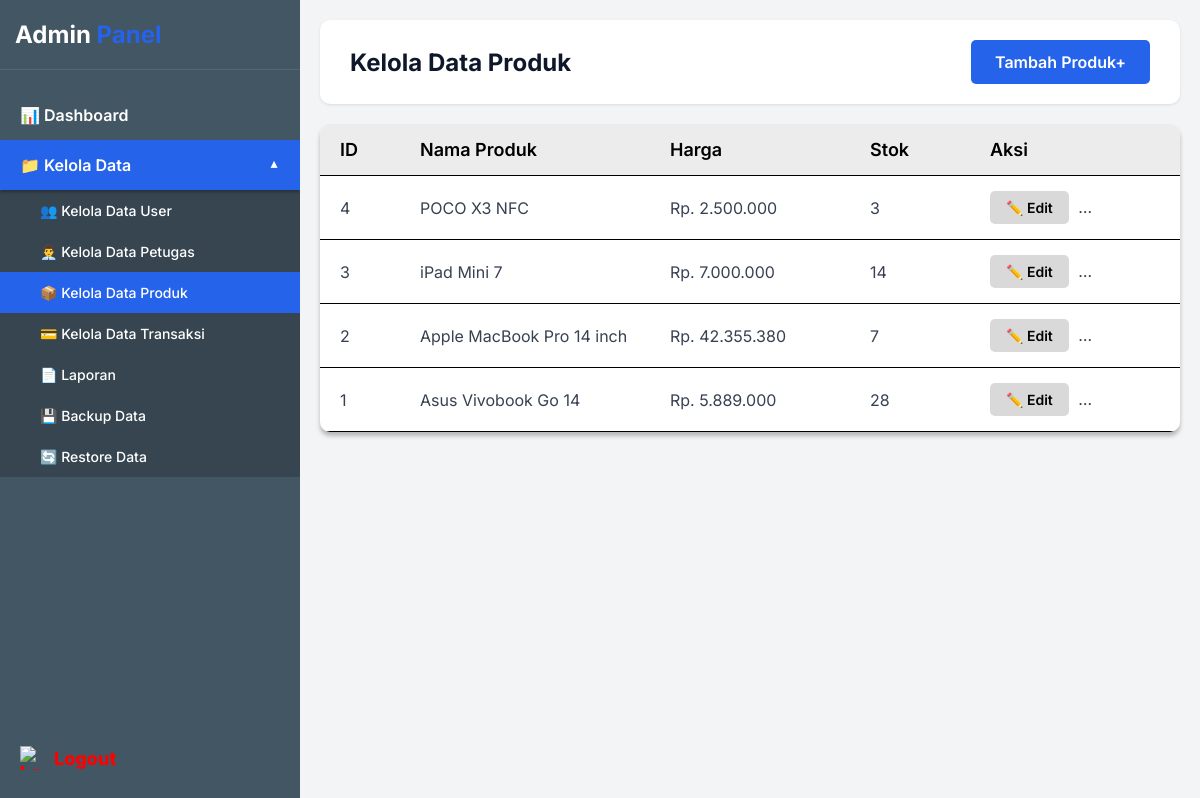
The app's page /admin/kelola_data_produk.php (signed in) with its own data.
### tables this page shows
CREATE TABLE `products` (
  `id` int(11) NOT NULL AUTO_INCREMENT,
  `nama_produk` varchar(255) NOT NULL,
  `harga` decimal(10,2) NOT NULL,
  `stok` int(11) NOT NULL,
  `deskripsi` text DEFAULT NULL,
  `gambar` varchar(255) DEFAULT 'default.jpg',
  `created_at` timestamp NOT NULL DEFAULT current_timestamp(),
  PRIMARY KEY (`id`)
);

### admin/kelola_data_produk.php (the view, shortened to what this page needs)
<?php
include '../config.php';
$query = mysqli_query($koneksi, "SELECT * FROM products ORDER BY id DESC");
?>
<!DOCTYPE html>
<html lang="en">
<head>
</head>
<body>
    <div class="sidebar">
        <div class="sidebar-header">
            <div class="sidebar-title">Admin <span>Panel</span></div>
        </div>
        <div class="sidebar-menu">
            <a href="dashboard.php" class="menu-item">📊 Dashboard</a>
            <div class="dropdown-toggle menu-item" onclick="toggleDropdown()">
                📁 Kelola Data
            </div>
            <div class="dropdown-menu" id="dropdownMenu">
                <a href="kelola_data_user.php" class="dropdown-item">👥 Kelola Data User</a>
                <a href="kelola_data_petugas.php" class="dropdown-item">👨‍💼 Kelola Data Petugas</a>
                <a href="kelola_data_produk.php" class="dropdown-item active">📦 Kelola Data Produk</a>
                <a href="kelola_data_transaksi.php" class="dropdown-item">💳 Kelola Data Transaksi</a>
                <a href="laporan.php" class="dropdown-item">📄 Laporan</a>
                <a href="backup_data.php" class="dropdown-item">💾 Backup Data</a>
                <a href="restore_data.php" class="dropdown-item">🔄 Restore Data</a>
            </div>
        </div>
        <a href="../auth/logout.php" class="logout-btn">
            <img src="https://codia-f2c.s3.us-west-1.amazonaws.com/image/2026-02-24/K1dr2pnb0J.png" alt="Logout">
        </a>
    </div>
    <div class="main-content">
        <div class="header">
            <div class="header-title">Kelola Data Produk</div>
            <a href="tambah_produk.php" class="btn-add">Tambah Produk+</a>
        </div>
        <div class="table-container">
            <div class="table-header">
                <div>ID</div>
                <div>Nama Produk</div>
                <div>Harga</div>
                <div>Stok</div>
                <div>Aksi</div>
            </div>
            <?php
            while($row = mysqli_fetch_assoc($query)):
            ?>
            <div class="table-row">
                <div class="table-cell"><?php echo $row['id']; ?></div>
                <div class="table-cell"><?php echo htmlspecialchars($row['nama_produk']); ?></div>
                <div class="table-cell">Rp. <?php echo number_format($row['harga'], 0, ',', '.'); ?></div>
                <div class="table-cell"><?php echo $row['stok']; ?></div>
                <div class="table-cell">
                    <a href="edit_produk.php?id=<?php echo $row['id']; ?>" class="btn-action">✏️ Edit</a>
                    <a href="?hapus=<?php echo $row['id']; ?>" class="btn-action btn-delete" onclick="return confirm('Yakin ingin menghapus produk ini?')">🗑️ Hapus</a>
                </div>
            </div>
            <?php endwhile; ?>
        </div>
    </div>
</body>
</html>

### admin/kelola_data_produk.php (style rules this page uses)
* { box-sizing: border-box; margin: 0; padding: 0; font-family: 'Inter', sans-serif; }
body { background-color: #f3f4f6; display: flex; min-height: 100vh; }
a { text-decoration: none; }
.sidebar { width: 300px; background-color: #435663; position: fixed; top: 0; left: 0; height: 100vh; overflow-y: auto; z-index: 100; }
.sidebar-header { padding: 20px 15px; border-bottom: 1px solid rgba(255,255,255,0.1); }
.sidebar-title { font-size: 24px; font-weight: 700; color: #ffffff; }
.sidebar-title span { color: #2563eb; }
.sidebar-menu { padding: 20px 0; }
.menu-item { display: block; padding: 15px 20px; color: #ffffff; font-size: 16px; font-weight: 600; transition: background 0.3s; }
.menu-item.active { background-color: #2563eb; box-shadow: 0 2px 3px rgba(0,0,0,0.3); }
.dropdown-toggle { cursor: pointer; display: flex; justify-content: space-between; align-items: center; padding-right: 20px; }
.dropdown-toggle::after { content: '▼'; font-size: 12px; transition: transform 0.3s; }
.dropdown-toggle.active::after { transform: rotate(180deg); }
.dropdown-menu { max-height: 0; overflow: hidden; transition: max-height 0.3s ease-out; background-color: rgba(0,0,0,0.2); }
.dropdown-menu.show { max-height: 500px; }
.dropdown-item { display: block; padding: 12px 20px 12px 40px; color: #ffffff; font-size: 14px; font-weight: 500; transition: background 0.3s; }
.dropdown-item.active { background-color: #2563eb; color: #ffffff; }
.logout-btn { position: absolute; bottom: 30px; left: 20px; color: #ff0000; font-weight: 800; font-size: 18px; display: flex; align-items: center; cursor: pointer; }
.logout-btn img { width: 24px; height: 24px; margin-right: 10px; }
.main-content { margin-left: 300px; flex: 1; padding: 20px; }
.header { background-color: #ffffff; padding: 20px 30px; border-radius: 10px; box-shadow: 0 1px 3px rgba(0,0,0,0.1); display: flex; justify-content: space-between; align-items: center; margin-bottom: 20px; }
.header-title { font-size: 24px; font-weight: 700; color: #0f172a; }
.btn-add { background-color: #2563eb; color: #ffffff; padding: 12px 24px; border-radius: 5px; font-size: 16px; font-weight: 600; cursor: pointer; border: none; }
.table-container { background-color: #ffffff; border-radius: 10px; box-shadow: 0 4px 4px rgba(0,0,0,0.25); overflow: hidden; }
.table-header { background-color: rgba(217, 217, 217, 0.5); display: grid; grid-template-columns: 80px 250px 200px 120px 150px; padding: 15px 20px; font-size: 18px; font-weight: 600; color: #000000; border-bottom: 1px solid #000000; }
.table-row { display: grid; grid-template-columns: 80px 250px 200px 120px 150px; padding: 15px 20px; align-items: center; border-bottom: 1px solid #000000; transition: background 0.3s; }
.table-cell { font-size: 16px; color: #374151; white-space: nowrap; overflow: hidden; text-overflow: ellipsis; }
.btn-action { padding: 8px 16px; border-radius: 5px; font-size: 14px; font-weight: 600; cursor: pointer; border: none; margin-right: 5px; display: inline-flex; align-items: center; background-color: #d9d9d9; color: #000000; }
.btn-delete { color: #ff0000; }

### records on screen
products: id "4", nama_produk "POCO X3 NFC", harga "2.500.000", stok "3"
products: id "3", nama_produk "iPad Mini 7", harga "7.000.000", stok "14"
products: id "2", nama_produk "Apple MacBook Pro 14 inch", harga "42.355.380", stok "7"
products: id "1", nama_produk "Asus Vivobook Go 14", harga "5.889.000", stok "28"
